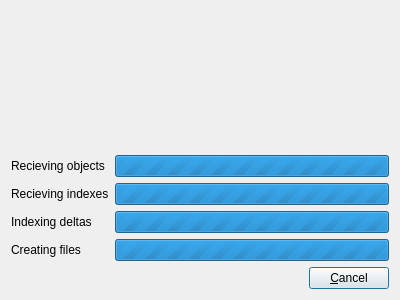
<?xml version="1.0" encoding="UTF-8"?>
<ui version="4.0">
 <class>QGitCloneRepositoryDialog</class>
 <widget class="QDialog" name="QGitCloneRepositoryDialog">
  <property name="geometry">
   <rect>
    <x>0</x>
    <y>0</y>
    <width>400</width>
    <height>300</height>
   </rect>
  </property>
  <property name="windowTitle">
   <string>Clone Git repository</string>
  </property>
  <layout class="QGridLayout" name="gridLayout" rowstretch="1,0,0,0,0,0,0" columnstretch="0,1">
   <item row="0" column="0" colspan="2">
    <widget class="QLabel" name="label">
     <property name="alignment">
      <set>Qt::AlignLeading|Qt::AlignLeft|Qt::AlignTop</set>
     </property>
    </widget>
   </item>
   <item row="1" column="0">
    <widget class="QLabel" name="label_recievingObjects">
     <property name="text">
      <string>Recieving objects</string>
     </property>
    </widget>
   </item>
   <item row="1" column="1">
    <widget class="QProgressBar" name="progressBar_recievingObjects">
     <property name="maximum">
      <number>0</number>
     </property>
    </widget>
   </item>
   <item row="2" column="0">
    <widget class="QLabel" name="label_recievingIndexes">
     <property name="text">
      <string>Recieving indexes</string>
     </property>
    </widget>
   </item>
   <item row="2" column="1">
    <widget class="QProgressBar" name="progressBar_recievingIndexes">
     <property name="maximum">
      <number>0</number>
     </property>
    </widget>
   </item>
   <item row="6" column="0" colspan="2">
    <layout class="QHBoxLayout" name="horizontalLayout" stretch="1,0">
     <item>
      <widget class="QLabel" name="label_status"/>
     </item>
     <item>
      <widget class="QPushButton" name="pushButton_close">
       <property name="text">
        <string>&amp;Cancel</string>
       </property>
      </widget>
     </item>
    </layout>
   </item>
   <item row="3" column="1">
    <widget class="QProgressBar" name="progressBar_indexingDeltas">
     <property name="maximum">
      <number>0</number>
     </property>
    </widget>
   </item>
   <item row="3" column="0">
    <widget class="QLabel" name="label_indexingDeltas">
     <property name="text">
      <string>Indexing deltas</string>
     </property>
    </widget>
   </item>
   <item row="4" column="0">
    <widget class="QLabel" name="label_creatingFiles">
     <property name="text">
      <string>Creating files</string>
     </property>
    </widget>
   </item>
   <item row="4" column="1">
    <widget class="QProgressBar" name="progressBar_creatingFiles">
     <property name="maximum">
      <number>0</number>
     </property>
    </widget>
   </item>
  </layout>
 </widget>
 <resources/>
 <connections/>
</ui>
